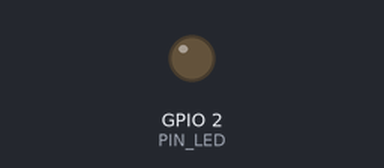
Bench run of a sketch on a simulated ESP32-C3. On the bench: output pins drawn as LEDs (lit = HIGH). Storage starts empty; EEPROM starts erased; what the sketch prints to the serial monitor is not drawn.

Above: at 0.0 s.
At 1.5 s:
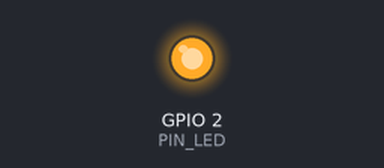
Timing chart, 0 to 3.1 s (numbered marks = the images above):
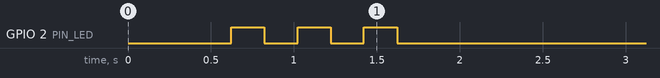

The sketch:

01_esp32_system.ino
```cpp
/*
 * TEST 01 — ESP32 System Validation
 * MMS V2 Hardware Validation Package
 *
 * Tests: Chip ID, CPU frequency, flash size, heap, NVS, LittleFS, onboard LED
 * Wiring: None — plug ESP32 into USB only
 * Serial: 115200 baud
 *
 * Libraries required: None (all built-in to ESP32 Arduino core)
 * Partition scheme: Default 4MB with spiffs (or any scheme with SPIFFS/LittleFS partition)
 */

#include <Arduino.h>
#include <Preferences.h>
#include <LittleFS.h>
#include <esp_system.h>
#include <esp_chip_info.h>

#define PIN_LED       2       // Onboard LED (active HIGH on most NodeMCU boards)
#define NVS_NAMESPACE "mms_config"

static uint8_t passCount = 0;
static uint8_t failCount = 0;

// ── Helpers ─────────────────────────────────────────────────────────────────

static void printSeparator() {
    Serial.println(F("========================================"));
}

static void pass(const char* msg) {
    Serial.print(F("[PASS] "));
    Serial.println(msg);
    passCount++;
}

static void fail(const char* msg) {
    Serial.print(F("[FAIL] "));
    Serial.println(msg);
    failCount++;
}

static void info(const char* msg) {
    Serial.print(F("[INFO] "));
    Serial.println(msg);
}

// ── Test sections ────────────────────────────────────────────────────────────

static void testChipInfo() {
    info("--- Chip Information ---");

    esp_chip_info_t chip;
    esp_chip_info(&chip);

    Serial.print(F("[INFO] Chip model    : "));
    switch (chip.model) {
        case CHIP_ESP32:   Serial.println(F("ESP32")); break;
        case CHIP_ESP32S2: Serial.println(F("ESP32-S2")); break;
        case CHIP_ESP32S3: Serial.println(F("ESP32-S3")); break;
        case CHIP_ESP32C3: Serial.println(F("ESP32-C3")); break;
        default:           Serial.println(F("Unknown")); break;
    }

    Serial.print(F("[INFO] Chip revision : "));
    Serial.println(chip.revision);

    Serial.print(F("[INFO] CPU cores     : "));
    Serial.println(chip.cores);

    Serial.print(F("[INFO] CPU frequency : "));
    Serial.print(getCpuFrequencyMhz());
    Serial.println(F(" MHz"));

    Serial.print(F("[INFO] Flash size    : "));
    uint32_t flashSize = spi_flash_get_chip_size();
    Serial.print(flashSize);
    Serial.print(F(" bytes ("));
    Serial.print(flashSize / (1024 * 1024));
    Serial.println(F(" MB)"));

    Serial.print(F("[INFO] SDK version   : "));
    Serial.println(ESP.getSdkVersion());

    if (getCpuFrequencyMhz() == 240) {
        pass("CPU frequency is 240 MHz");
    } else {
        Serial.print(F("[WARN] CPU frequency is "));
        Serial.print(getCpuFrequencyMhz());
        Serial.println(F(" MHz (expected 240 MHz — check board settings)"));
    }

    if (flashSize >= 4 * 1024 * 1024) {
        pass("Flash size >= 4 MB");
    } else {
        fail("Flash size < 4 MB — upgrade to 4 MB flash module");
    }
}

static void testHeap() {
    info("--- Heap Memory ---");

    uint32_t freeHeap = ESP.getFreeHeap();
    uint32_t minFreeHeap = ESP.getMinFreeHeap();
    uint32_t maxAlloc = ESP.getMaxAllocHeap();

    Serial.print(F("[INFO] Free heap     : "));
    Serial.print(freeHeap);
    Serial.println(F(" bytes"));

    Serial.print(F("[INFO] Min free heap : "));
    Serial.print(minFreeHeap);
    Serial.println(F(" bytes"));

    Serial.print(F("[INFO] Max allocatable block: "));
    Serial.print(maxAlloc);
    Serial.println(F(" bytes"));

    if (freeHeap > 200 * 1024) {
        pass("Free heap > 200 KB");
    } else if (freeHeap > 100 * 1024) {
        Serial.println(F("[WARN] Free heap between 100–200 KB — marginal for V2 firmware"));
    } else {
        fail("Free heap < 100 KB — something is consuming DRAM; full erase and reflash");
    }

    if (maxAlloc > 64 * 1024) {
        pass("Max contiguous block > 64 KB (sufficient for JSON buffers)");
    } else {
        fail("Max contiguous block < 64 KB — heap fragmentation detected");
    }
}

static void testNVS() {
    info("--- NVS (Non-Volatile Storage) ---");

    Preferences prefs;
    bool opened = prefs.begin(NVS_NAMESPACE, false);
    if (opened) {
        pass("NVS namespace \"mms_config\" opened OK (read-write)");

        // Write and read back a test value
        prefs.putUChar("_hw_test", 0xAB);
        uint8_t readback = prefs.getUChar("_hw_test", 0x00);
        if (readback == 0xAB) {
            pass("NVS write/read round-trip OK");
        } else {
            fail("NVS read-back mismatch — flash may be corrupted");
        }
        prefs.remove("_hw_test");
        prefs.end();
    } else {
        fail("NVS namespace open failed — check flash partition table");
    }
}

static void testLittleFS() {
    info("--- LittleFS ---");

    if (!LittleFS.begin(true)) {  // true = format if mount fails
        fail("LittleFS mount failed even after format — check partition scheme");
        return;
    }
    pass("LittleFS mounted OK");

    size_t total = LittleFS.totalBytes();
    size_t used  = LittleFS.usedBytes();

    Serial.print(F("[INFO] Total bytes   : "));
    Serial.println(total);

    Serial.print(F("[INFO] Used bytes    : "));
    Serial.println(used);

    if (total >= 512 * 1024) {
        pass("LittleFS partition >= 512 KB");
    } else {
        fail("LittleFS partition too small — change partition scheme");
    }

    // Quick write/read test
    File f = LittleFS.open("/hw_test.txt", "w");
    if (f) {
        f.print("MMS_V2_HW_TEST");
        f.close();

        f = LittleFS.open("/hw_test.txt", "r");
        if (f) {
            String content = f.readString();
            f.close();
            if (content == "MMS_V2_HW_TEST") {
                pass("LittleFS write/read round-trip OK");
            } else {
                fail("LittleFS content mismatch on read-back");
            }
            LittleFS.remove("/hw_test.txt");
        } else {
            fail("LittleFS could not re-open test file for reading");
        }
    } else {
        fail("LittleFS could not open test file for writing");
    }
}

static void testLED() {
    info("--- Onboard LED (GPIO 2) ---");
    info("LED should blink 3× now — watch for it");

    pinMode(PIN_LED, OUTPUT);
    for (int i = 0; i < 3; i++) {
        digitalWrite(PIN_LED, HIGH);
        delay(200);
        digitalWrite(PIN_LED, LOW);
        delay(200);
    }
    pass("LED blink sequence complete — confirm visually");
}

// ── setup / loop ─────────────────────────────────────────────────────────────

void setup() {
    Serial.begin(115200);
    delay(500);

    printSeparator();
    Serial.println(F(" MMS V2 — Test 01: ESP32 System Check"));
    printSeparator();
    Serial.println();

    testChipInfo();
    Serial.println();
    testHeap();
    Serial.println();
    testNVS();
    Serial.println();
    testLittleFS();
    Serial.println();
    testLED();
    Serial.println();

    printSeparator();
    Serial.print(F(" RESULT: "));
    Serial.print(passCount);
    Serial.print(F("/"));
    Serial.print(passCount + failCount);
    Serial.println(F(" passed"));
    Serial.print(F(" STATUS: "));
    Serial.println(failCount == 0 ? F("PASS — ESP32 system is healthy") : F("FAIL — see [FAIL] lines above"));
    printSeparator();
    Serial.println();
}

void loop() {
    static uint32_t lastPrint = 0;
    uint32_t now = millis();
    if (now - lastPrint >= 5000) {
        lastPrint = now;
        Serial.print(F("[LOOP] heap="));
        Serial.print(ESP.getFreeHeap());
        Serial.print(F(" bytes  uptime="));
        Serial.print(now / 1000);
        Serial.println(F("s"));
    }
}
```
